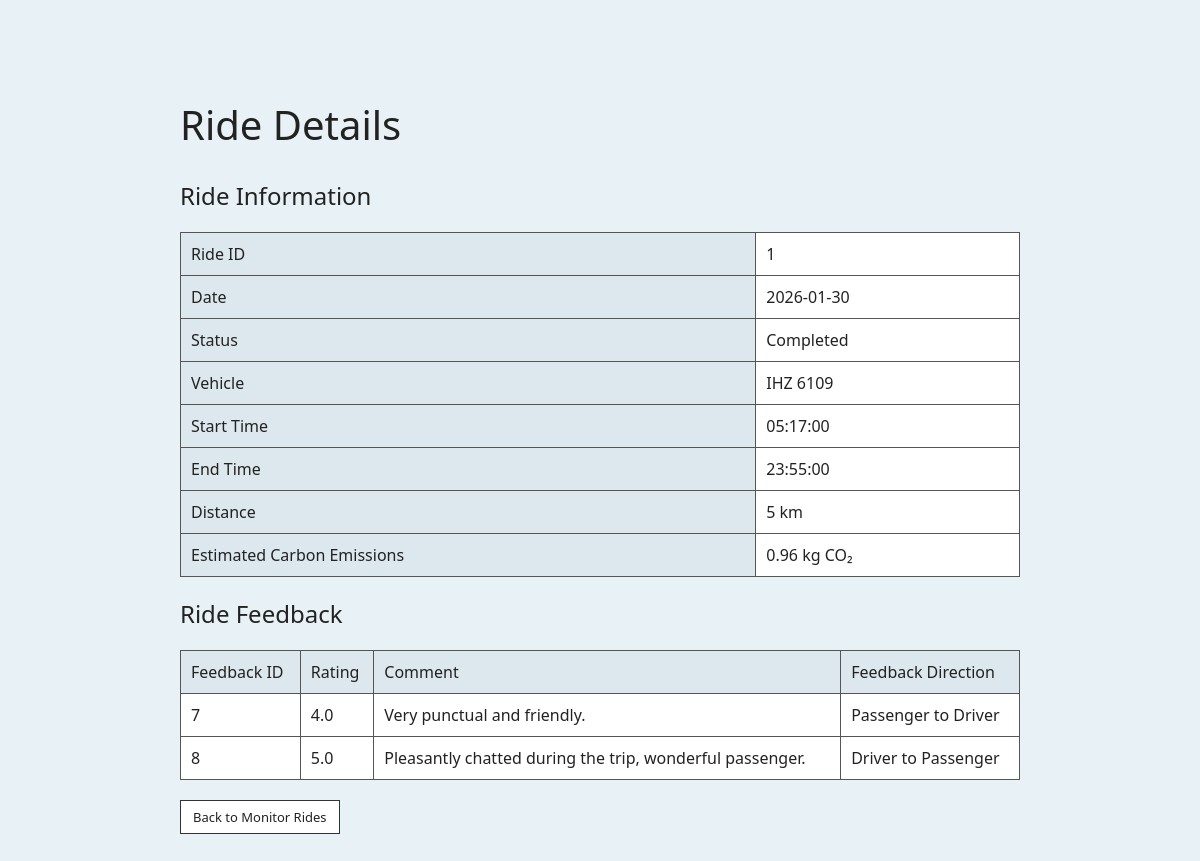
Screenshot of /RideDetails.php?ride_id=1 (signed in) with the database file from the repository.
### tables this page shows
CREATE TABLE `rides` (
  `RideID` int(10) NOT NULL,
  `DateOfRides` date NOT NULL,
  `RideRequestID` int(10) NOT NULL,
  `RideStatus` varchar(20) NOT NULL,
  `CarPlateNumber` varchar(20) NOT NULL,
  `StartTime` time NOT NULL,
  `EndTime` time NOT NULL
);

CREATE TABLE `passengerprofile` (
  `PassengerID` int(10) NOT NULL,
  `UserID` int(10) NOT NULL,
  `PreferredPickUpLocation` varchar(200) NOT NULL,
  `PreferredDropOffLocation` varchar(200) NOT NULL,
  `StarRating` decimal(2,1) NOT NULL,
  `DistanceBetweenKM` varchar(20) NOT NULL
);

CREATE TABLE `feedback` (
  `FeedbackID` int(10) NOT NULL,
  `RideID` int(10) NOT NULL,
  `StarRating` decimal(2,1) NOT NULL,
  `Comment` text NOT NULL,
  `FeedbackDirection` varchar(200) NOT NULL
);

### RideDetails.php (the view, shortened to what this page needs)
<?php
include 'dbconn.php';
$rideID = intval($_GET['ride_id']);
$rideQuery = "SELECT r.RideID, r.DateOfRides, r.RideRequestID,
                     r.RideStatus, r.CarPlateNumber,
                     r.StartTime, r.EndTime,
                     p.DistanceBetweenKM
              FROM rides r
              JOIN riderequest rr
              ON r.RideRequestID = rr.RideRequestID
              JOIN passengerprofile p
              ON rr.PassengerID = p.PassengerID
              WHERE r.RideID = $rideID";
$rideResult = mysqli_query($conn, $rideQuery);
$ride = mysqli_fetch_assoc($rideResult);
$feedbackResult = null;
$estimatedCarbon = 0;
$emissionFactor = 0.192;
if ($ride) {
    $rideRequestID = $ride['RideRequestID'];
    $feedbackQuery = "SELECT FeedbackID, StarRating, Comment, FeedbackDirection
                      FROM feedback
                      WHERE RideID = $rideRequestID";
    $feedbackResult = mysqli_query($conn, $feedbackQuery);
if ($ride['DistanceBetweenKM'] !== null) {
    $estimatedCarbon = $ride['DistanceBetweenKM'] * $emissionFactor;
    }
}
?>
<!DOCTYPE html>
<html lang="en">
<head>
    <link rel="stylesheet" href="styleA.css">
</head>
<body>
    <div class="center-wrapper">
        <h1>Ride Details</h1>
        <?php if ($ride) { ?>
            <h2>Ride Information</h2>
            <table>
                <tr>
                    <th>Ride ID</th>
                    <td><?php echo htmlspecialchars($ride['RideID']); ?></td>
                </tr>
                <tr>
                    <th>Date</th>
                    <td><?php echo htmlspecialchars($ride['DateOfRides']); ?></td>
                </tr>
                <tr>
                    <th>Status</th>
                    <td><?php echo htmlspecialchars(ucfirst($ride['RideStatus'])); ?></td>
                </tr>
                <tr>
                    <th>Vehicle</th>
                    <td><?php echo htmlspecialchars($ride['CarPlateNumber']); ?></td>
                </tr>
                <tr>
                    <th>Start Time</th>
                    <td><?php echo htmlspecialchars($ride['StartTime']); ?></td>
                </tr>
                <tr>
                    <th>End Time</th>
                    <td><?php echo htmlspecialchars($ride['EndTime']); ?></td>
                </tr>
                <tr>
                    <th>Distance</th>
                    <td><?php echo htmlspecialchars($ride['DistanceBetweenKM']); ?> km</td>
                </tr>
                <tr>
                    <th>Estimated Carbon Emissions</th>
                    <td><?php echo number_format($estimatedCarbon, 2); ?> kg CO₂</td>
                </tr>
            </table>
            <h2>Ride Feedback</h2>
            <table>
                <tr>
                    <th>Feedback ID</th>
                    <th>Rating</th>
                    <th>Comment</th>
                    <th>Feedback Direction</th>
                </tr>
                <?php if ($feedbackResult && mysqli_num_rows($feedbackResult) > 0) { ?>
                    <?php while ($feedback = mysqli_fetch_assoc($feedbackResult)) { ?>
                        <tr>
                            <td><?php echo htmlspecialchars($feedback['FeedbackID']); ?></td>
                            <td><?php echo htmlspecialchars($feedback['StarRating']); ?></td>
                            <td><?php echo htmlspecialchars($feedback['Comment']); ?></td>
                            <td><?php echo htmlspecialchars($feedback['FeedbackDirection']); ?></td>
                        </tr>
                    <?php } ?>
                <?php } else { ?>
                    <tr>
                        <td colspan="4">No feedback found.</td>
                    </tr>
                <?php } ?>
            </table>
        <?php } else { ?>
            <p>Ride not found.</p>
        <?php } ?>
        <div class="button-bar">
            <a href="MonitorRides.php" class="table-btn">
                Back to Monitor Rides
            </a>
        </div>
    </div>
</body>
</html>

### styleA.css (style rules this page uses)
* { box-sizing: border-box; }
body { margin: 0; padding: 20px; min-height: 100vh; background-color: #e8f1f5; color: #222222; font-family: 'Segoe UI', Arial, sans-serif; }
h1, h2, h3 { color: #222222; font-weight: 500; }
h1 { font-size: 40px; }
.center-wrapper { width: 100%; max-width: 900px; margin: 20px auto; padding: 30px; }
table { width: 100%; border-collapse: collapse; margin-top: 20px; background-color: #ffffff; }
th, td { border: 1px solid #555555; padding: 10px; text-align: left; }
th { background-color: #dce7ee; font-weight: 500; }
.table-btn { padding: 7px 12px; background-color: #ffffff; color: #222222; border: 1px solid #333333; text-decoration: none; font-size: 13px; cursor: pointer; }
.button-bar { display: flex; flex-wrap: wrap; gap: 10px; margin-top: 20px; }

### rows the page displays
rides: RideID "1", DateOfRides "2026-01-30", RideStatus "Completed", CarPlateNumber "IHZ 6109", StartTime "05:17:00", EndTime "23:55:00", passengerprofile.DistanceBetweenKM "5", passengerprofile.DistanceBetweenKM "0.96"
feedback: FeedbackID "7", StarRating "4.0", Comment "Very punctual and friendly.", FeedbackDirection "Passenger to Driver"
feedback: FeedbackID "8", StarRating "5.0", Comment "Pleasantly chatted during the trip, wonderful passenger.", FeedbackDirection "Driver to Passenger"
